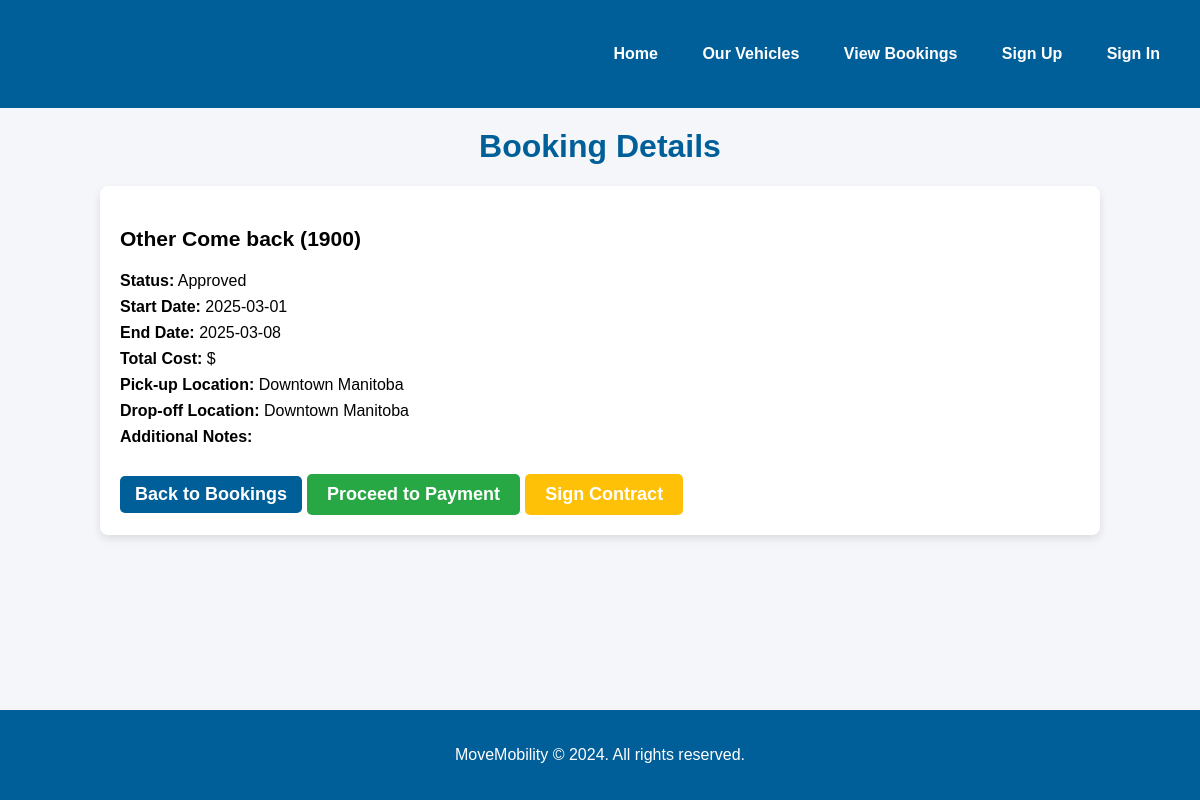
The app's page /view_booking_details.php?booking_id=59 (signed in) with its own data.
### tables this page shows
CREATE TABLE `bookings` (
  `booking_id` int(11) NOT NULL,
  `user_id` int(11) DEFAULT NULL,
  `vehicle_id` int(11) DEFAULT NULL,
  `start_date` date DEFAULT NULL,
  `end_date` date DEFAULT NULL,
  `status` varchar(50) DEFAULT 'Pending',
  `created_at` timestamp NOT NULL DEFAULT current_timestamp(),
  `payment_status` enum('paid','unpaid') DEFAULT 'unpaid',
  `full_name` varchar(255) NOT NULL,
  `email` varchar(255) NOT NULL,
  `phone` varchar(20) NOT NULL,
  `pickup_location` varchar(255) NOT NULL,
  `dropoff_location` varchar(255) DEFAULT NULL,
  `car_type` varchar(50) NOT NULL,
  `additional_features` text DEFAULT NULL,
  `license` varchar(50) NOT NULL,
  `age` int(11) NOT NULL
);

CREATE TABLE `vehicles` (
  `vehicle_id` int(11) NOT NULL,
  `user_id` int(11) NOT NULL,
  `make` varchar(50) NOT NULL,
  `year` int(11) NOT NULL,
  `model` varchar(100) NOT NULL,
  `fuel_type` varchar(50) NOT NULL,
  `transmission` varchar(50) NOT NULL,
  `ramp_type` varchar(100) NOT NULL,
  `securement_system` varchar(100) NOT NULL,
  `num_wheelchair` int(11) NOT NULL,
  `height_clearance` int(11) NOT NULL,
  `seating_config` int(11) NOT NULL,
  `drive_from_wc` varchar(10) NOT NULL,
  `date_added` timestamp NOT NULL DEFAULT current_timestamp(),
  `availability` tinyint(1) NOT NULL DEFAULT 0,
  `category` varchar(255) NOT NULL,
  `vin` varchar(255) NOT NULL,
  `accessibility_type` varchar(255) NOT NULL,
  `interior_height` decimal(10,2) NOT NULL,
  `door_clearance` decimal(10,2) NOT NULL,
  `ramp_lift_width` decimal(10,2) NOT NULL,
  `registration_document` varchar(255) NOT NULL,
  `insurance_document` varchar(255) NOT NULL,
  `inspection_report` varchar(255) NOT NULL,
  `vehicle_history` text DEFAULT NULL,
  `wheelchair_securement_system` varchar(255) NOT NULL,
  `num_wheelchair_positions` int(11) NOT NULL,
  `ramp_or_lift_functional` tinyint(1) NOT NULL,
  `safety_features` text NOT NULL,
  `emergency_equipment` text NOT NULL,
  `roadworthiness` tinyint(1) NOT NULL,
  `photos` text NOT NULL,
  `rental_rates` longtext NOT NULL CHECK (json_valid(`rental_rates`)),
  `rules_and_restrictions` text NOT NULL,
  `availability_schedule` text NOT NULL,
  `approval_status` varchar(20) NOT NULL DEFAULT 'pending'
);

### view_booking_details.php (the view, shortened to what this page needs)
<?php
$servername = "localhost";
$username = "root";
$password = "";
$dbname = "rentalwebsite";
$conn = new mysqli($servername, $username, $password, $dbname);
$booking_id = $_GET['booking_id'];
$user_id = $_SESSION['user_id'];
$sql = "SELECT bookings.*, vehicles.make, vehicles.model, vehicles.year
        FROM bookings
        JOIN vehicles ON bookings.vehicle_id = vehicles.vehicle_id
        WHERE bookings.booking_id = ? AND bookings.user_id = ?";
$stmt = $conn->prepare($sql);
$stmt->bind_param("ii", $booking_id, $user_id);
$stmt->execute();
$result = $stmt->get_result();
$booking = $result->fetch_assoc();
?>
<!DOCTYPE html>
<html lang="en">
<head>
</head>
<body>
    <header>
        <nav>
            <div class="logo">
                <h1>MoveMobility</h1>
            </div>
            <div class="nav-links">
                <a href="index.html">Home</a>
                <a href="our-vehicles.php">Our Vehicles</a>
                <a href="view_booking.php">View Bookings</a>
                <a href="signup.html">Sign Up</a>
                <a href="signin.php">Sign In</a>
            </div>
        </nav>
    </header>
    <h1>Booking Details</h1>
    <div class="booking-container">
        <div class="vehicle-info">
            <h3><?= htmlspecialchars($booking['make'] . ' ' . $booking['model'] . ' (' . $booking['year'] . ')') ?></h3>
            <div class="details">
                <p><strong>Status:</strong> <?= htmlspecialchars($booking['status']) ?></p>
                <p><strong>Start Date:</strong> <?= htmlspecialchars($booking['start_date']) ?></p>
                <p><strong>End Date:</strong> <?= htmlspecialchars($booking['end_date']) ?></p>
                <p><strong>Total Cost:</strong> $<?= htmlspecialchars($booking['total_cost']) ?></p>
                <p><strong>Pick-up Location:</strong> <?= htmlspecialchars($booking['pickup_location']) ?></p>
                <p><strong>Drop-off Location:</strong> <?= htmlspecialchars($booking['dropoff_location']) ?></p>
                <p><strong>Additional Notes:</strong> <?= htmlspecialchars($booking['notes']) ?></p>
            </div>
            <a class="back-button" href="view_booking.php">Back to Bookings</a>
            <?php if ($booking['status'] == 'Approved'): ?>
    <a class="payment-button" href="payment_page.php?booking_id=<?= $booking_id ?>">Proceed to Payment</a>
    <a class="contract-button" href="contract_page.php?booking_id=<?= $booking_id ?>">Sign Contract</a>
<?php else: ?>
    <p>Booking is not yet approved. You will be able to make the payment and sign the contract once it is approved.</p>
<?php endif; ?>
        </div>
    </div>
    <footer>
        <p>MoveMobility © 2024. All rights reserved.</p>
    </footer>
</body>
</html>

### view_booking_details.php (style rules this page uses)
body { font-family: 'Arial', sans-serif; margin: 0; padding: 0; background-color: #f4f6f9; }
header { background-color: #005f99; padding: 20px; color: white; }
nav { display: flex; justify-content: space-between; align-items: center; }
nav a { color: white; text-decoration: none; padding: 14px 20px; font-weight: bold; }
h1 { text-align: center; margin-top: 20px; color: #005f99; }
.booking-container { width: 80%; margin: 0 auto; background-color: white; border-radius: 8px; box-shadow: 0 4px 8px rgba(0, 0, 0, 0.1); padding: 20px; margin-bottom: 40px; }
.vehicle-info { font-size: 18px; }
.details p { font-size: 16px; margin: 8px 0; }
footer { text-align: center; padding: 20px 0; background-color: #005f99; color: white; position: fixed; width: 100%; bottom: 0; }
.back-button { background-color: #005f99; color: white; padding: 8px 15px; border-radius: 5px; text-decoration: none; font-weight: bold; display: inline-block; margin-top: 20px; }
.payment-button { background-color: #28a745; color: white; padding: 10px 20px; border-radius: 5px; text-decoration: none; font-weight: bold; display: inline-block; margin-top: 20px; }
.contract-button { background-color: #ffc107; color: white; padding: 10px 20px; border-radius: 5px; text-decoration: none; font-weight: bold; display: inline-block; margin-top: 20px; }

### records on screen
bookings: vehicle.year "Other Come back (1900)", status "Approved", start_date "2025-03-01", end_date "2025-03-08", pickup_location "Downtown Manitoba", dropoff_location "Downtown Manitoba"
